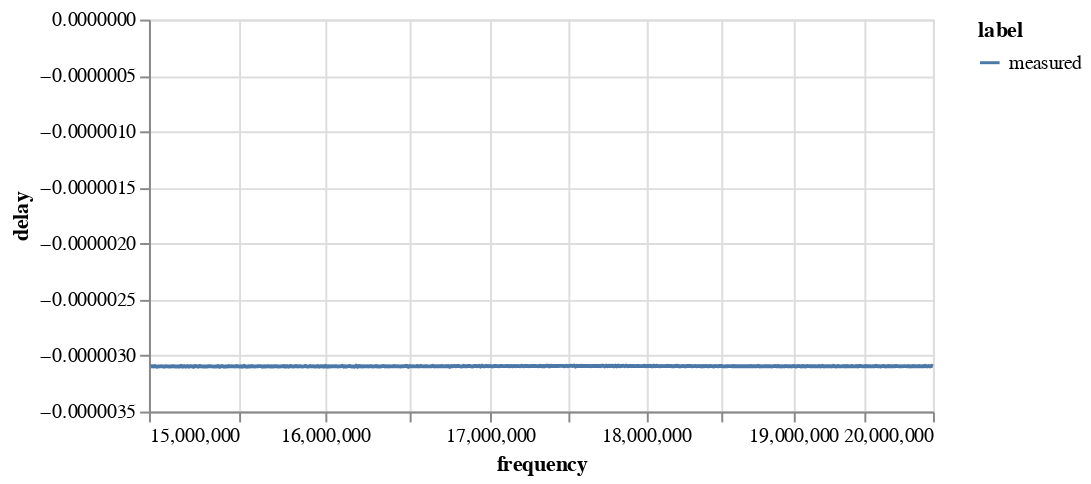

This figure's notebook cell:
### Code cell
delaychart = alt.Chart(df).mark_line().encode(
    x=alt.X('frequency:Q').scale(type="log",domain = (1.5e7,2e7)),
    y=alt.Y('delay:Q'),
    color='label:N',
).properties(
    width=400,
    height=200
)
delaychart

### Figure 1 — Vega-Lite specification as saved in the notebook (floating-point values rounded to 4 significant figures; data arrays with more than 128 entries replaced by an {"elided": "..."} marker saying what was removed)
{"config": {"view": {"continuousWidth": 300, "continuousHeight": 300}}, "data": {"name": "data-fe60af1f80451b49d3c2240d14bb4ff7"}, "mark": {"type": "line"}, "encoding": {"color": {"field": "label", "type": "nominal"}, "x": {"field": "frequency", "scale": {"type": "log", "domain": [15000000.0, 20000000.0]}, "type": "quantitative"}, "y": {"field": "delay", "type": "quantitative"}}, "height": 200, "width": 400, "$schema": "https://vega.github.io/schema/vega-lite/v5.16.3.json", "datasets": {"data-fe60af1f80451b49d3c2240d14bb4ff7": {"elided": "512 records"}}}
